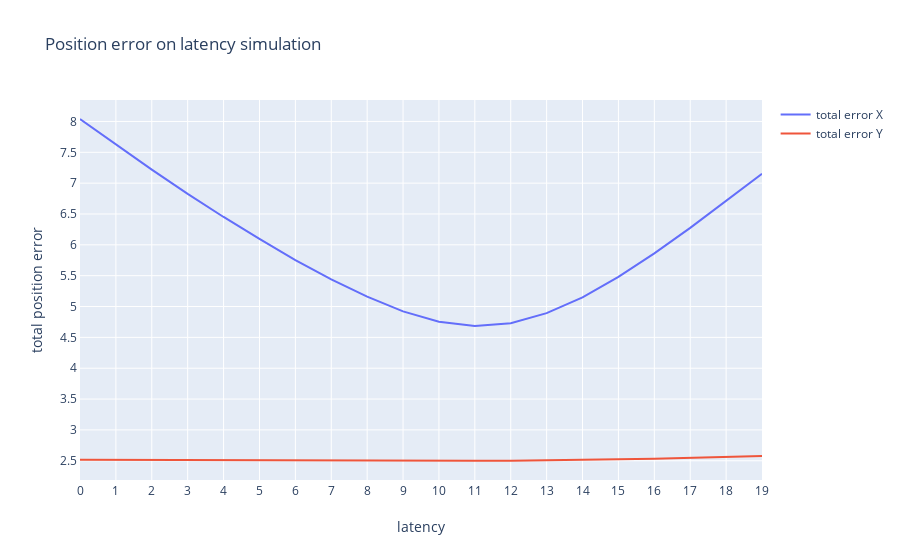
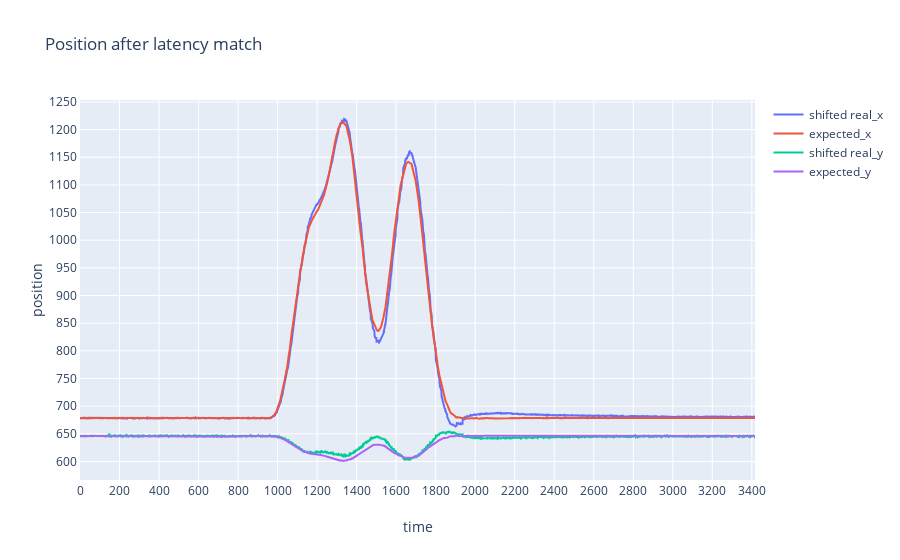
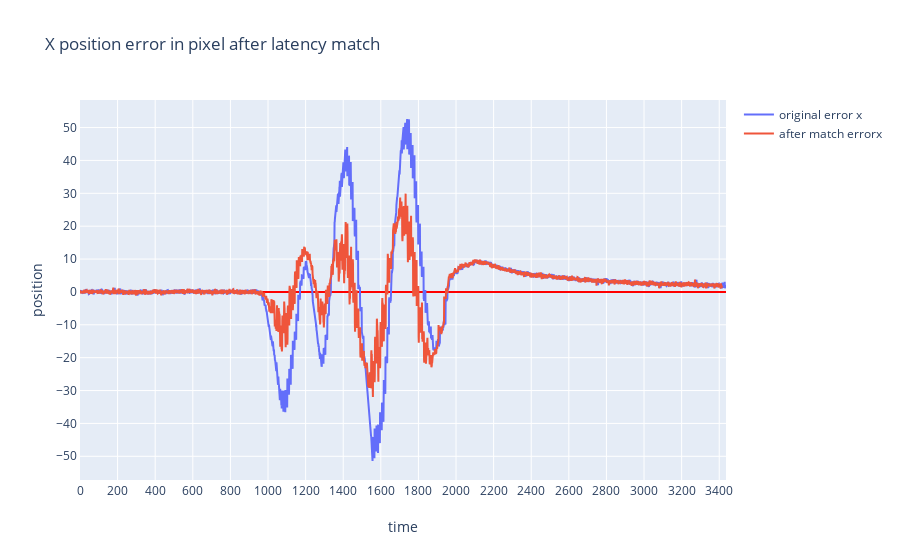
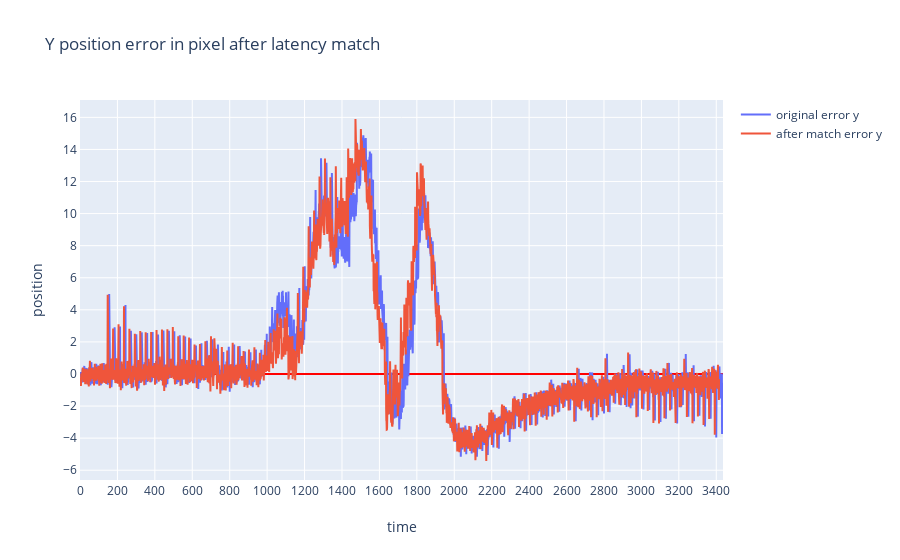

The notebook cell saved with these charts, in order:
### Code cell
# calculate the latency by shift the element and calculate the var
max_iteration = 20
expected_x = data_log['expected_x']
expected_y = data_log['expected_y']
real_x = data_log['real_x']
real_y = data_log['real_y']

diff_x_sums=[]
diff_y_sums=[]

len_of_list = len(real_x)-max_iteration

expected_x = expected_x[0:len_of_list]
expected_y = expected_y[0:len_of_list]

p=[]
for it in range(max_iteration):
    shifted_realx = real_x.shift(-it)
    shifted_realy = real_y.shift(-it)
    shifted_realx = shifted_realx[0:len_of_list]
    shifted_realy = shifted_realy[0:len_of_list]
    diffx = np.subtract(shifted_realx,expected_x)
    diffy = np.subtract(shifted_realy,expected_y)
    diff_sum_x = np.average( np.abs(diffx))
    diff_sum_y = np.average( np.abs(diffy))
    diff_x_sums.append(diff_sum_x)
    diff_y_sums.append(diff_sum_y)

index = np.arange(0,len(diff_x_sums))
p.append(go.Scatter(
    y = diff_x_sums,
    x = index,
    name = 'total error X'
))
p.append(go.Scatter(
    y = diff_y_sums,
    x = index,
    name = 'total error Y'
))
layout.xaxis['title'] = 'latency'
layout.yaxis['title'] = 'total position error'
layout.title= 'Position error on latency simulation'
fig=go.Figure(
    data=p,
    layout=layout
)
iplot(fig)
    

    
    
    
    
# draw the diagramm after best match    
best_match_latency_x = np.argmin(diff_x_sums)
best_match_latency_y = np.argmin(diff_y_sums)
best_match_latency = min(best_match_latency_x,best_match_latency_y)

print("best_match_latency_x = %f" %(best_match_latency_x) )
print("best_match_latency_y = %f" %(best_match_latency_y) )
print("chose best match latency = %f" %(best_match_latency) )

shifted_realx = real_x.shift(-best_match_latency)
shifted_realx = shifted_realx[0:len_of_list]

shifted_realy = real_y.shift(-best_match_latency)
shifted_realy = shifted_realy[0:len_of_list]

p=[]
trace=go.Scatter(
        y= shifted_realx,
        x= np.arange(0,len(shifted_realx)),
        name='shifted real_x'
    
    )
p.append(trace)

trace=go.Scatter(
        y= expected_x,
        x= np.arange(0,len(expected_x)),
        name='expected_x'
    )
p.append(trace)

trace=go.Scatter(
        y= shifted_realy,
        x= np.arange(0,len(shifted_realy)),
        name='shifted real_y'
    
    )
p.append(trace)

trace=go.Scatter(
        y= expected_y,
        x= np.arange(0,len(expected_y)),
        name='expected_y'
    )
p.append(trace)

layout.xaxis['title'] = 'time'
layout.yaxis['title'] = 'position'
layout.title= 'Position after latency match'
fig=go.Figure(
    data=p,
    layout=layout
)
iplot(fig)







# show the visual & real position error  in pixel
data_diff_x_shifted = np.subtract(shifted_realx,expected_x)
data_diff_x = np.subtract(data_log['real_x'],data_log['expected_x'])


p=[]
index = np.arange(0,len(data_diff_x_shifted)-1)
p.append(go.Scatter(
    y= data_diff_x,
    x= np.arange(0,len(data_diff_x)),
    name='original error x'
    
))
p.append(go.Scatter(
    y= data_diff_x_shifted,
    x= np.arange(0,len(data_diff_x_shifted)-1),
    name='after match errorx'
    
))



layout.title= 'X position error in pixel after latency match'
fig=go.Figure(
    data=p,
    layout=layout
)
iplot(fig)

data_diff_y_shifted = np.subtract(shifted_realy,expected_y)
data_diff_y = np.subtract(data_log['real_y'],data_log['expected_y'])

p=[]
index = np.arange(0,len(data_diff_y_shifted)-1)
p.append(go.Scatter(
    y= data_diff_y,
    x= np.arange(0,len(data_diff_y)),
    name='original error y'
    
))
p.append(go.Scatter(
    y= data_diff_y_shifted,
    x= np.arange(0,len(data_diff_y_shifted)-1),
    name='after match error y'
    
))



layout.title= 'Y position error in pixel after latency match'
fig=go.Figure(
    data=p,
    layout=layout
)
iplot(fig)

### Figure 1 — Plotly figure (JSON) as saved in the notebook; plotly's stock layout.template omitted (floating-point values rounded to 4 significant figures)
{"data": [{"name": "total error X", "type": "scatter", "x": [0, 1, 2, 3, 4, 5, 6, 7, 8, 9, 10, 11, 12, 13, 14, 15, 16, 17, 18, 19], "y": [8.04, 7.624, 7.219, 6.826, 6.452, 6.096, 5.754, 5.441, 5.16, 4.922, 4.754, 4.682, 4.73, 4.892, 5.147, 5.481, 5.861, 6.275, 6.707, 7.151]}, {"name": "total error Y", "type": "scatter", "x": [0, 1, 2, 3, 4, 5, 6, 7, 8, 9, 10, 11, 12, 13, 14, 15, 16, 17, 18, 19], "y": [2.515, 2.513, 2.506, 2.503, 2.499, 2.497, 2.498, 2.496, 2.496, 2.497, 2.499, 2.5, 2.501, 2.505, 2.514, 2.524, 2.532, 2.544, 2.557, 2.576]}], "layout": {"title": {"text": "Position error on latency simulation"}, "xaxis": {"nticks": 20, "showgrid": true, "showline": true, "title": {"text": "latency"}, "zeroline": true, "zerolinecolor": "#FF0000"}, "yaxis": {"nticks": 20, "showgrid": true, "showline": true, "title": {"text": "total position error"}, "zeroline": true, "zerolinecolor": "#FF0000"}}}

### Figure 2 — Plotly figure (JSON) as saved in the notebook; plotly's stock layout.template omitted (floating-point values rounded to 4 significant figures; data arrays with more than 128 entries replaced by an {"elided": "..."} marker saying what was removed)
{"data": [{"name": "shifted real_x", "type": "scatter", "x": {"elided": "3417 int values"}, "y": {"elided": "3417 float values"}}, {"name": "expected_x", "type": "scatter", "x": {"elided": "3417 int values"}, "y": {"elided": "3417 float values"}}, {"name": "shifted real_y", "type": "scatter", "x": {"elided": "3417 int values"}, "y": {"elided": "3417 float values"}}, {"name": "expected_y", "type": "scatter", "x": {"elided": "3417 int values"}, "y": {"elided": "3417 float values"}}], "layout": {"title": {"text": "Position after latency match"}, "xaxis": {"nticks": 20, "showgrid": true, "showline": true, "title": {"text": "time"}, "zeroline": true, "zerolinecolor": "#FF0000"}, "yaxis": {"nticks": 20, "showgrid": true, "showline": true, "title": {"text": "position"}, "zeroline": true, "zerolinecolor": "#FF0000"}}}

### Figure 3 — Plotly figure (JSON) as saved in the notebook; plotly's stock layout.template omitted (floating-point values rounded to 4 significant figures; data arrays with more than 128 entries replaced by an {"elided": "..."} marker saying what was removed)
{"data": [{"name": "original error x", "type": "scatter", "x": {"elided": "3437 int values"}, "y": {"elided": "3437 float values"}}, {"name": "after match errorx", "type": "scatter", "x": {"elided": "3416 int values"}, "y": {"elided": "3417 float values"}}], "layout": {"title": {"text": "X position error in pixel after latency match"}, "xaxis": {"nticks": 20, "showgrid": true, "showline": true, "title": {"text": "time"}, "zeroline": true, "zerolinecolor": "#FF0000"}, "yaxis": {"nticks": 20, "showgrid": true, "showline": true, "title": {"text": "position"}, "zeroline": true, "zerolinecolor": "#FF0000"}}}

### Figure 4 — Plotly figure (JSON) as saved in the notebook; plotly's stock layout.template omitted (floating-point values rounded to 4 significant figures; data arrays with more than 128 entries replaced by an {"elided": "..."} marker saying what was removed)
{"data": [{"name": "original error y", "type": "scatter", "x": {"elided": "3437 int values"}, "y": {"elided": "3437 float values"}}, {"name": "after match error y", "type": "scatter", "x": {"elided": "3416 int values"}, "y": {"elided": "3417 float values"}}], "layout": {"title": {"text": "Y position error in pixel after latency match"}, "xaxis": {"nticks": 20, "showgrid": true, "showline": true, "title": {"text": "time"}, "zeroline": true, "zerolinecolor": "#FF0000"}, "yaxis": {"nticks": 20, "showgrid": true, "showline": true, "title": {"text": "position"}, "zeroline": true, "zerolinecolor": "#FF0000"}}}
